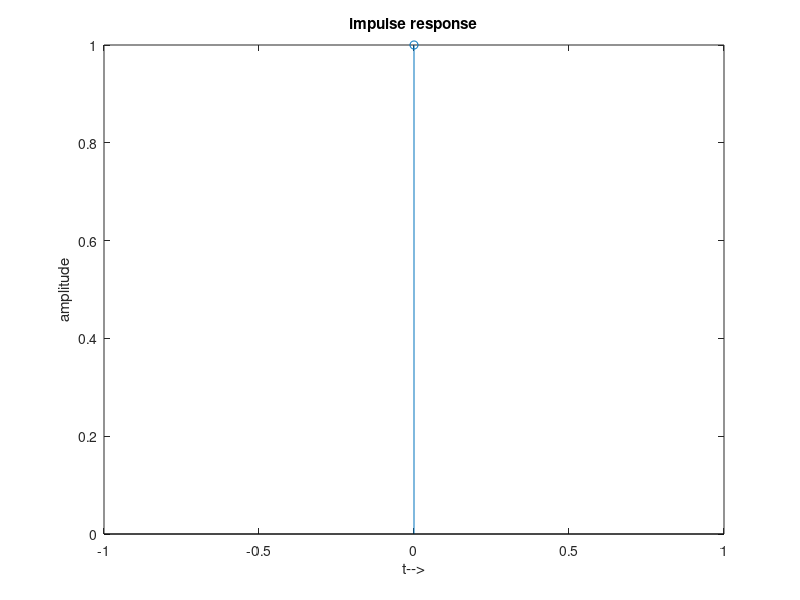

This chart was generated by the following MATLAB code:
clc;
clear all;
close all;
x = input("enter values for x = ");
y = input("enter values for y = ");
N = length(x);
L = length(y);
M = L-N+1;
[h,r] = deconv(y,x);
disp('impulse response is ')
disp(h)
m = 0:M-1;
stem(m,h)
xlabel('t-->');
ylabel('amplitude');
title('impulse response');